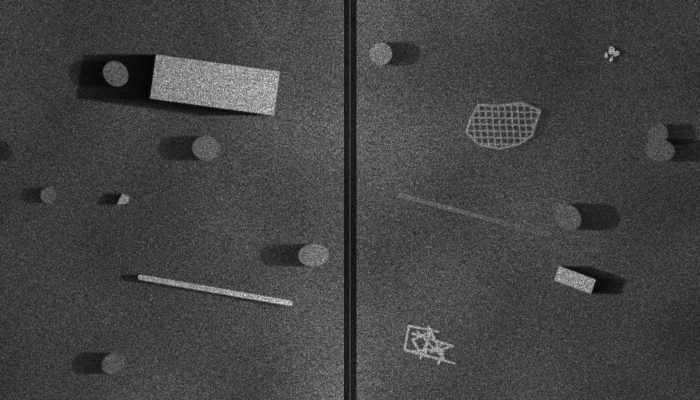
#> input picture sample_data/sample_sonar_01.png, 1400 x 800 px (shown at 1/2 size)
$ python -i preprocessing.py   (imports and definitions only)
#> lines starting #> are read from the running program, lines starting #| are printed output that depends on the picture
### backend/app/config.py
"""Central configuration. Values come from environment variables or an optional backend/.env file."""
from __future__ import annotations

import os
from pathlib import Path

BASE_DIR = Path(__file__).resolve().parent.parent  # the backend/ folder


def _load_env_file() -> None:
    env_path = BASE_DIR / ".env"
    if not env_path.exists():
        return
    for line in env_path.read_text(encoding="utf-8").splitlines():
        line = line.strip()
        if not line or line.startswith("#") or "=" not in line:
            continue
        key, value = line.split("=", 1)
        os.environ.setdefault(key.strip(), value.strip())


_load_env_file()


def _resolve(path_str: str) -> Path:
    p = Path(path_str)
    return p if p.is_absolute() else BASE_DIR / p


class Settings:
    app_name = "NEREUS"
    version = "1.0.0"

    def __init__(self) -> None:
        self.model_type = os.getenv("MODEL_TYPE", "demo").strip().lower()
        self.model_path = _resolve(os.getenv("MODEL_PATH", "models/nereus_yolo.pt"))
        self.max_upload_bytes = int(float(os.getenv("MAX_UPLOAD_MB", "25")) * 1024 * 1024)
        self.max_processing_dim = int(os.getenv("MAX_PROCESSING_DIM", "1600"))
        self.cors_origins = [o.strip() for o in os.getenv(
            "CORS_ORIGINS", "http://localhost:5173,http://127.0.0.1:5173").split(",") if o.strip()]
        self.output_dir = _resolve(os.getenv("OUTPUT_DIR", "outputs"))
        self.database_path = _resolve(os.getenv("DATABASE_PATH", "outputs/nereus.db"))
#> further down, picture is the input picture: shape (800, 1400); min 4, max 255, mean 67.7
        self.min_confidence = float(os.getenv("MIN_CONFIDENCE", "35"))
        self.stage_pacing_ms = int(os.getenv("STAGE_PACING_MS", "450"))
        self.default_pixel_size_m = float(os.getenv("DEFAULT_PIXEL_SIZE_M", "0.10"))
        self.demo_latitude = float(os.getenv("DEMO_LATITUDE", "13.0600"))
        self.demo_longitude = float(os.getenv("DEMO_LONGITUDE", "80.3300"))
        self.demo_heading = float(os.getenv("DEMO_HEADING_DEG", "90"))
        self.sample_dirs = [BASE_DIR.parent / "sample_data", BASE_DIR / "sample_data"]

    @property
    def scans_dir(self) -> Path:
        return self.output_dir / "scans"


settings = Settings()

### backend/app/services/preprocessing.py
"""Side-scan sonar preprocessing.

Design notes: median filtering (edge preserving) is used instead of heavy blurring so acoustic
shadows keep their sharp boundaries. Range flattening removes the intensity fall-off with distance
from the nadir so a single threshold works across the whole swath.
"""
from __future__ import annotations

import cv2
import numpy as np

from app.config import settings
from app.models.detection_models import PreprocessResult


def resize_for_processing(gray: np.ndarray, max_dim: int | None = None) -> tuple[np.ndarray, float]:
    """Downscale so the longest side is <= max_dim (aspect ratio preserved). Returns (image, scale_factor)."""
    max_dim = max_dim or settings.max_processing_dim
    h, w = gray.shape
    if max(h, w) <= max_dim:
        return gray, 1.0
    scale = max_dim / max(h, w)
    return cv2.resize(gray, (int(round(w * scale)), int(round(h * scale))), interpolation=cv2.INTER_AREA), scale


def preprocess(gray: np.ndarray, scale: float = 1.0) -> PreprocessResult:
    """`gray` must already be at working resolution (see resize_for_processing); `scale` is recorded for geometry."""
#> called with scale = 1
    steps: list[str] = ["Grayscale conversion (8-bit)"]
    if scale < 1.0:
        steps.append(f"Resized to {gray.shape[1]}x{gray.shape[0]} (aspect ratio preserved)")
    original = gray.copy()

    # 2. Speckle reduction: median (keeps shadow edges) followed by a light Gaussian.
    den = cv2.medianBlur(gray, 3)
    den = cv2.GaussianBlur(den, (0, 0), 0.8)
    steps.append("Speckle suppression (3x3 median + Gaussian sigma 0.8)")

    # 3. Range / gain flattening: divide by a heavily smoothed background estimate.
    f = den.astype(np.float32) + 1.0
    nadir_x = gray.shape[1] // 2
#> nadir_x = 700
    # Gain fall-off is mostly a function of across-track range, so estimate it as a robust per-column profile.
    # (A 2-D blur would also "flatten away" large acoustic shadows, which carry information we want to keep.)
    col = np.median(f, axis=0)
#> col = 1400 values, max 88 at index 680, min 26 at index 704, mean 66.42
    col = cv2.GaussianBlur(col.reshape(1, -1), (0, 0), sigmaX=max(3.0, gray.shape[1] / 60.0)).ravel()
#> col = 1400 values, max 82.18 at index 636, min 54.3 at index 1399, mean 66.42
    flat = f / (col[None, :] + 1e-3)
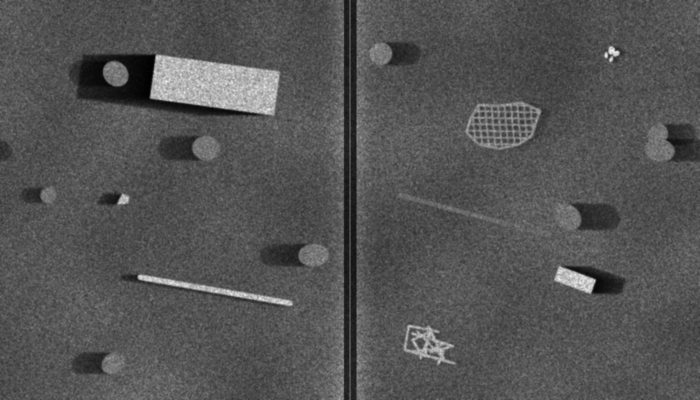
#> flat: shape (800, 1400) float32 (shown at 1/2 size); min 0.0972, max 2.88, mean 1.02; drawn with min black and max white
    row = np.median(flat, axis=1)  # slow along-track drift (e.g. vehicle altitude changes)
#> row = 800 values, max 1.06 at index 250, min 0.924 at index 111, mean 1
    row = cv2.GaussianBlur(row.reshape(-1, 1), (0, 0), sigmaX=0, sigmaY=max(3.0, gray.shape[0] / 6.0)).ravel()
#> row = 800 values, max 1.02 at index 797, min 0.974 at index 1, mean 1
    flat = flat / (row[:, None] + 1e-3)
    steps.append("Range/gain flattening (per-column gain profile, shadows preserved)")

    # 4. Robust histogram normalisation (1st-99th percentile).
    lo, hi = np.percentile(flat, (1, 99.5))
#> lo = 0.337; hi = 2.26
    norm = np.clip((flat - lo) / max(hi - lo, 1e-6), 0, 1)
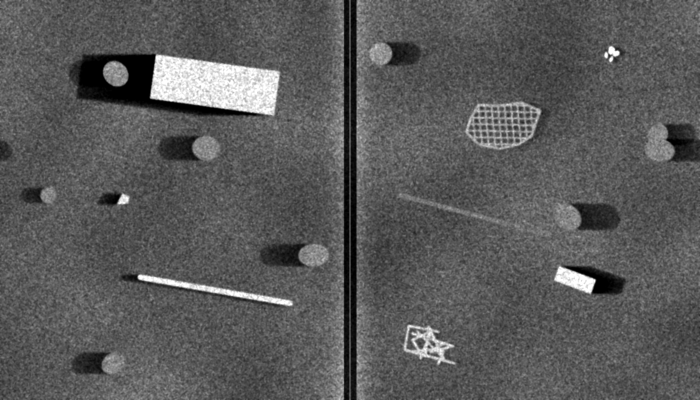
#> norm: shape (800, 1400) float32 (shown at 1/2 size); min 0, max 1, mean 0.354
    base8 = (norm * 255).astype(np.uint8)
    steps.append("Histogram normalisation (1-99.5 percentile stretch)")

    # 5. CLAHE for local contrast.
    clahe = cv2.createCLAHE(clipLimit=2.0, tileGridSize=(8, 8))
    eq = clahe.apply(base8)
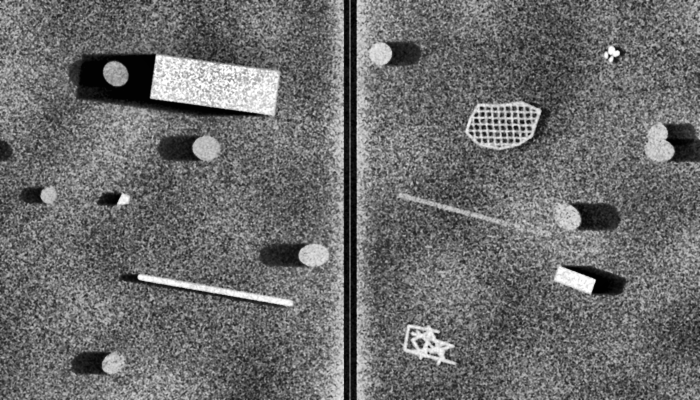
#> eq: shape (800, 1400) (shown at 1/2 size); min 0, max 255, mean 107.9
    steps.append("CLAHE local contrast enhancement (clip 2.0, 8x8 tiles)")

    # 6. Mild unsharp mask as edge enhancement.
    blur = cv2.GaussianBlur(eq, (0, 0), 2.0)
    enhanced = cv2.addWeighted(eq, 1.5, blur, -0.5, 0)
    steps.append("Edge enhancement (unsharp mask, amount 0.5)")
    steps.append("Intensity normalisation to 0-255")

    return PreprocessResult(
        original=original,
        enhanced=enhanced,
        flattened=flat.astype(np.float32),
        scale_factor=scale,
        nadir_x=nadir_x,
        baseline=float(np.median(flat)),
        steps=steps,
    )

>>> import cv2
>>> picture = cv2.imread('../../../sample_data/sample_sonar_01.png', cv2.IMREAD_GRAYSCALE)
>>> result = preprocess(picture)

$ run again, on sample_data/sample_sonar_02.png
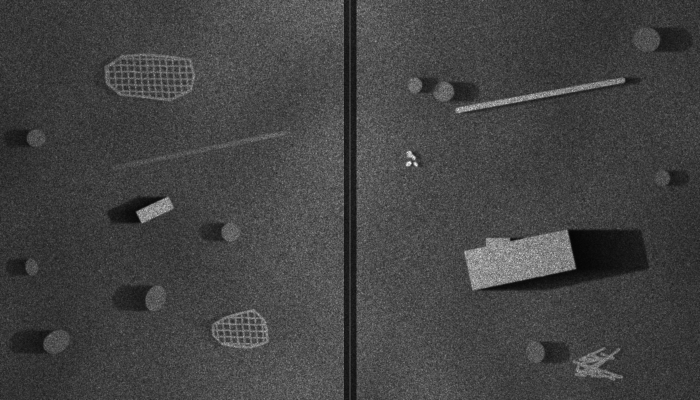
#> input picture sample_data/sample_sonar_02.png, 1400 x 800 px (shown at 1/2 size)
#> picture is the input picture: shape (800, 1400); min 4, max 255, mean 67.2
#> in preprocess, `col = np.median(f, axis=0)`: col = 1400 values, max 87 at index 663, min 26 at index 709, mean 66.28
#> in preprocess, `col = cv2.GaussianBlur(col.reshape(1, -1), (0, 0), sigmaX=max(3.0, gra..`: col = 1400 values, max 83.24 at index 632, min 52.12 at index 15, mean 66.28
#> in preprocess, `flat = f / (col[None, :] + 1e-3)`:
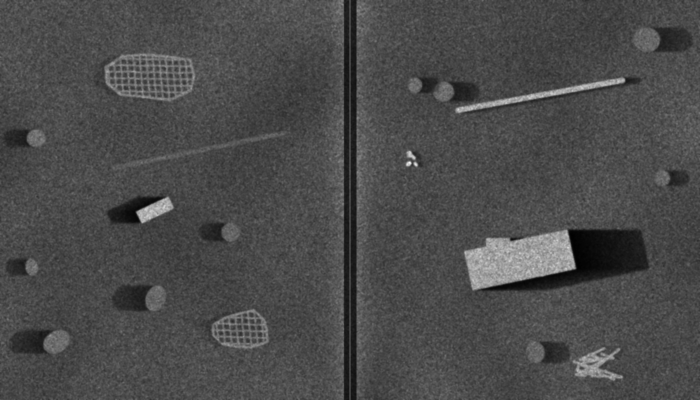
#> flat: shape (800, 1400) float32 (shown at 1/2 size); min 0.0989, max 3.21, mean 1.02; drawn with min black and max white
#> in preprocess, `row = np.median(flat, axis=1)`: row = 800 values, max 1.04 at index 753, min 0.956 at index 459, mean 1
#> in preprocess, `row = cv2.GaussianBlur(row.reshape(-1, 1), (0, 0), sigmaX=0, sigmaY=ma..`: row = 800 values, max 1.01 at index 0, min 0.994 at index 504, mean 1
#> lo = 0.349; hi = 2.22
#> in preprocess, `eq = clahe.apply(base8)`:
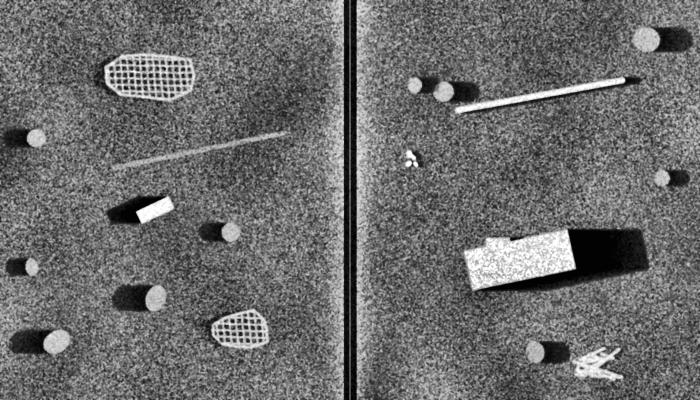
#> eq: shape (800, 1400) (shown at 1/2 size); min 0, max 255, mean 108.4
